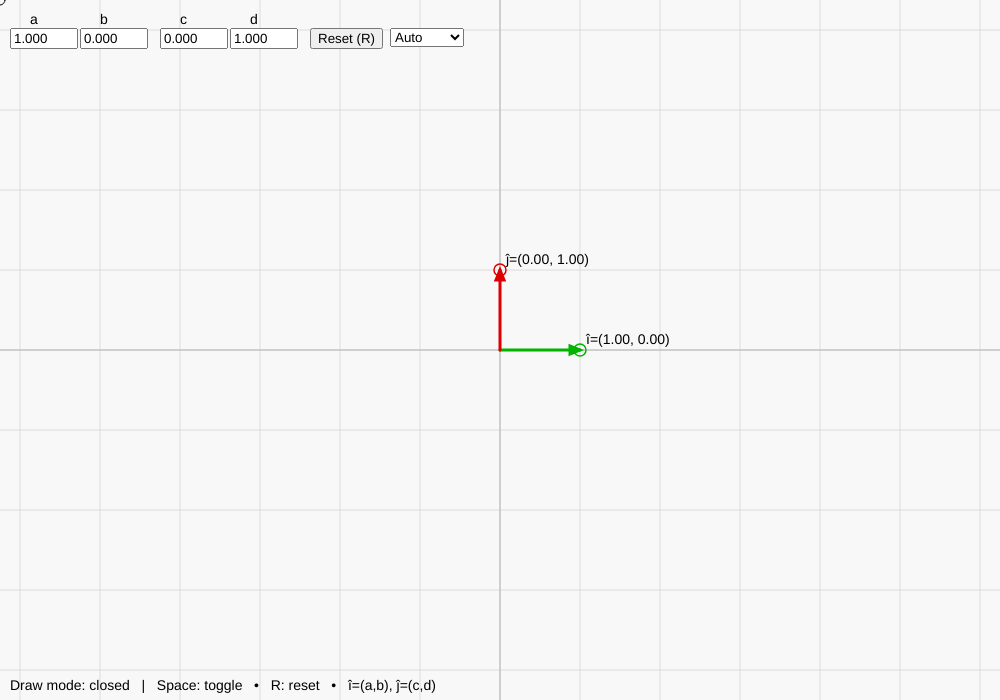
Frame 1 (no input)
Frame 60 (no input): identical to frame 1, image omitted
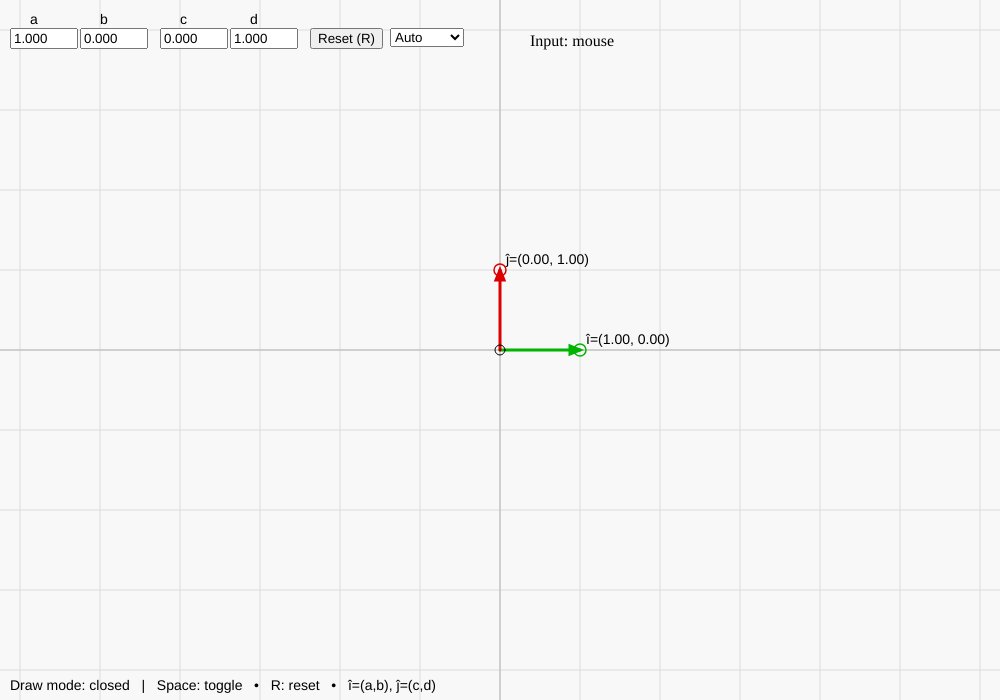
Frame 120 (the mouse pressed at the canvas centre since frame 60)

The p5.js sketch that drew these frames (run headless with seeded random() and noise() and a simulated clock; from frame 60 on, the mouse is pressed at the canvas centre):

// p5.js sketch
// ── sketch.js
// === p5.js: Linear transform viz + S Pen support + input mode toggle (auto/pen/mouse) ===

class MyShape {
  constructor(closed = true) {
    this.closed = closed;
    this.path = [];
  }
  addPoint(vBasis) {
    this.path.push(vBasis.copy());
  }
  show(B) {
    if (this.path.length === 0) return;
    stroke(0);
    this.closed ? fill(210) : noFill();
    beginShape();
    for (const pB of this.path) {
      const pE = applyMat2(B, pB);
      const pt = worldToScreen(pE);
      vertex(pt.x, pt.y);
    }
    this.closed ? endShape(CLOSE) : endShape();
  }
}

// --- Stav ---
let shapes = [];
let drawingShape = null;
let drawClosed = true;

let iHat, jHat;
let dragging = null;

let hoverWorld = null;
let activePointerId = null;

// UI
let inA, inB, inC, inD, btnReset;
let modeSelect; // Auto / Pen only / Mouse
let modeLabel;

// Input režim
let inputMode = "auto"; // 'auto' | 'pen' | 'mouse'
let lastPenSeen = false;

// souř. systém
const SCALE = 80;

function setup() {
  createCanvas(1000, 700);
  pixelDensity(1);

  iHat = createVector(1, 0);
  jHat = createVector(0, 1);

  textSize(14);
  inA = createInput(nf(iHat.x, 1, 3));
  inA.size(60);
  inA.input(onInputsChange);
  inB = createInput(nf(iHat.y, 1, 3));
  inB.size(60);
  inB.input(onInputsChange);
  inC = createInput(nf(jHat.x, 1, 3));
  inC.size(60);
  inC.input(onInputsChange);
  inD = createInput(nf(jHat.y, 1, 3));
  inD.size(60);
  inD.input(onInputsChange);
  btnReset = createButton("Reset (R)");
  btnReset.mousePressed(resetBasis);

  modeSelect = createSelect();
  modeSelect.option("Auto", "auto");
  modeSelect.option("Pen only", "pen");
  modeSelect.option("Mouse", "mouse");
  modeSelect.changed(() => {
    inputMode = modeSelect.value();
  });
  modeLabel = createSpan(""); // current device label

  positionUI();

  const c = _renderer.canvas;
  c.style.touchAction = "none";
  c.addEventListener("contextmenu", (e) => e.preventDefault());
  c.addEventListener("pointerdown", onPtrDown, { passive: false });
  c.addEventListener("pointermove", onPtrMove, { passive: false });
  c.addEventListener("pointerup", onPtrUp, { passive: false });
  c.addEventListener("pointercancel", onPtrUp, { passive: false });
}

function windowResized() {
  positionUI();
}
function positionUI() {
  const pad = 10,
    top = 10;
  inA.position(pad, top + 18);
  inB.position(pad + 70, top + 18);
  inC.position(pad + 150, top + 18);
  inD.position(pad + 220, top + 18);
  btnReset.position(pad + 300, top + 18);

  modeSelect.position(pad + 380, top + 18);
  modeLabel.position(pad + 520, top + 22);
}

function draw() {
  background(248);
  drawGrid();
  drawBasis();

  const Bcur = basisMatrix();
  for (const s of shapes) s.show(Bcur);
  if (drawingShape) drawingShape.show(Bcur);

  if (hoverWorld) {
    const p = worldToScreen(hoverWorld);
    noFill();
    stroke(0);
    strokeWeight(1);
    circle(p.x, p.y, 10);
  }

  noStroke();
  fill(0);
  text(
    `Draw mode: ${
      drawClosed ? "closed" : "open"
    }   |   Space: toggle   •   R: reset   •   î=(a,b), ĵ=(c,d)`,
    10,
    height - 10
  );

  if (!dragging && activePointerId === null) {
    inA.value(nf(iHat.x, 1, 3));
    inB.value(nf(iHat.y, 1, 3));
    inC.value(nf(jHat.x, 1, 3));
    inD.value(nf(jHat.y, 1, 3));
  }
}

// === Choose event ===
function acceptEvent(e) {
  const type = e.pointerType; // 'mouse' | 'pen' | 'touch'
  if (inputMode === "pen") return type === "pen";
  if (inputMode === "mouse") return type === "mouse" || type === "touch";
  // auto:
  if (type === "pen") return true;
  if (lastPenSeen) return false;
  return true;
}

// === Pointer / S Pen ===
function onPtrDown(e) {
  if (!acceptEvent(e)) return;
  e.preventDefault();

  const rect = _renderer.canvas.getBoundingClientRect();
  const mx = e.clientX - rect.left;
  const my = e.clientY - rect.top;

  modeLabel.html(`Input: ${e.pointerType}`);

  if (e.pointerType === "pen") lastPenSeen = true;

  // arrow dragging
  const tipI = worldToScreen(iHat);
  const tipJ = worldToScreen(jHat);
  const rad = 12;
  if (dist(mx, my, tipI.x, tipI.y) <= rad) {
    dragging = "i";
    activePointerId = e.pointerId;
    e.target.setPointerCapture(e.pointerId);
    return;
  }
  if (dist(mx, my, tipJ.x, tipJ.y) <= rad) {
    dragging = "j";
    activePointerId = e.pointerId;
    e.target.setPointerCapture(e.pointerId);
    return;
  }

  // start drawing
  if ((e.buttons & 1) === 1) {
    activePointerId = e.pointerId;
    e.target.setPointerCapture(e.pointerId);
    startStroke(e);
  }
}

function onPtrMove(e) {
  if (!acceptEvent(e)) return;

  hoverWorld = ptrToWorld(e);

  if (activePointerId === null || e.pointerId !== activePointerId) return;

  if (dragging) {
    const pE = ptrToWorld(e);
    if (dragging === "i") iHat.set(pE.x, pE.y);
    if (dragging === "j") jHat.set(pE.x, pE.y);
    return;
  }

  if (drawingShape) {
    e.preventDefault();
    const samples = e.getCoalescedEvents ? e.getCoalescedEvents() : [e];
    const B = basisMatrix();
    const invB = invert2x2(B);
    if (!invB) return;
    for (const s of samples) {
      const pE = ptrToWorld(s);
      const pB = applyInvMat2(invB, pE);
      const last = drawingShape.path[drawingShape.path.length - 1];
      if (!last || p5.Vector.dist(last, pB) > 0.01) drawingShape.addPoint(pB);
    }
  }
}

function onPtrUp(e) {
  if (e.pointerId !== activePointerId) return;
  e.preventDefault();

  if (dragging) {
    dragging = null;
    activePointerId = null;
    return;
  }
  if (drawingShape) {
    shapes.push(drawingShape);
    drawingShape = null;
  }
  activePointerId = null;
}

function startStroke(e) {
  drawingShape = new MyShape(drawClosed);
  const B = basisMatrix();
  const invB = invert2x2(B);
  if (!invB) {
    drawingShape = null;
    return;
  }
  const pE = ptrToWorld(e);
  const pB = applyInvMat2(invB, pE);
  drawingShape.addPoint(pB);
}

function ptrToWorld(e) {
  const rect = _renderer.canvas.getBoundingClientRect();
  const x = e.clientX - rect.left;
  const y = e.clientY - rect.top;
  return screenToWorld(createVector(x, y));
}

// === UI input ===
function onInputsChange() {
  const a = parseFloat(inA.value());
  const b = parseFloat(inB.value());
  const c = parseFloat(inC.value());
  const d = parseFloat(inD.value());
  if (isFinite(a) && isFinite(b) && isFinite(c) && isFinite(d)) {
    iHat.set(a, b);
    jHat.set(c, d);
  }
}
function resetBasis() {
  iHat.set(1, 0);
  jHat.set(0, 1);
}

// === Keys ===
function keyPressed() {
  if (key === " ") drawClosed = !drawClosed;
  if (key === "r" || key === "R") resetBasis();
}

// === LA 2x2 ===
function basisMatrix() {
  return [
    [iHat.x, jHat.x],
    [iHat.y, jHat.y],
  ];
}
function applyMat2(B, v) {
  const x = B[0][0] * v.x + B[0][1] * v.y;
  const y = B[1][0] * v.x + B[1][1] * v.y;
  return createVector(x, y);
}
function applyInvMat2(invB, v) {
  const x = invB[0][0] * v.x + invB[0][1] * v.y;
  const y = invB[1][0] * v.x + invB[1][1] * v.y;
  return createVector(x, y);
}
function invert2x2(B) {
  const a = B[0][0],
    c = B[0][1];
  const b = B[1][0],
    d = B[1][1];
  const det = a * d - b * c;
  if (abs(det) < 1e-10) return null;
  return [
    [d / det, -c / det],
    [-b / det, a / det],
  ];
}

// === World/Screen ===
function worldToScreen(v) {
  return createVector(width / 2 + v.x * SCALE, height / 2 - v.y * SCALE);
}
function screenToWorld(p) {
  return createVector((p.x - width / 2) / SCALE, (height / 2 - p.y) / SCALE);
}

// === Visualization ===
function drawGrid() {
  push();
  stroke(220);
  strokeWeight(1);
  const x0 = width / 2,
    y0 = height / 2;
  for (let x = x0 % SCALE; x < width; x += SCALE) line(x, 0, x, height);
  for (let y = y0 % SCALE; y < height; y += SCALE) line(0, y, width, y);
  stroke(180);
  line(0, y0, width, y0);
  line(x0, 0, x0, height);
  pop();
}

function drawArrowBase(vec, col) {
  push();
  stroke(col);
  fill(col);
  strokeWeight(3);
  const a = worldToScreen(createVector(0, 0));
  const b = worldToScreen(vec);
  line(a.x, a.y, b.x, b.y);
  const dir = p5.Vector.sub(b, a);
  const ang = atan2(dir.y, dir.x);
  const arrowSize = 10;
  translate(b.x, b.y);
  rotate(ang);
  translate(-arrowSize, 0);
  triangle(0, 4, 0, -4, arrowSize, 0);
  pop();

  push();
  noFill();
  stroke(col);
  strokeWeight(1.5);
  const tip = worldToScreen(vec);
  circle(tip.x, tip.y, 12);
  pop();
}

function drawBasis() {
  const colI = color(0, 180, 0);
  const colJ = color(220, 0, 0);
  drawArrowBase(iHat, colI);
  drawArrowBase(jHat, colJ);

  const tipI = worldToScreen(iHat);
  const tipJ = worldToScreen(jHat);
  noStroke();
  fill(0);
  text(`î=(${nf(iHat.x, 1, 2)}, ${nf(iHat.y, 1, 2)})`, tipI.x + 6, tipI.y - 6);
  text(`ĵ=(${nf(jHat.x, 1, 2)}, ${nf(jHat.y, 1, 2)})`, tipJ.x + 6, tipJ.y - 6);

  noStroke();
  fill(0);
  text("a", inA.x + 20, inA.y - 4);
  text("b", inB.x + 20, inB.y - 4);
  text("c", inC.x + 20, inC.y - 4);
  text("d", inD.x + 20, inD.y - 4);
}
